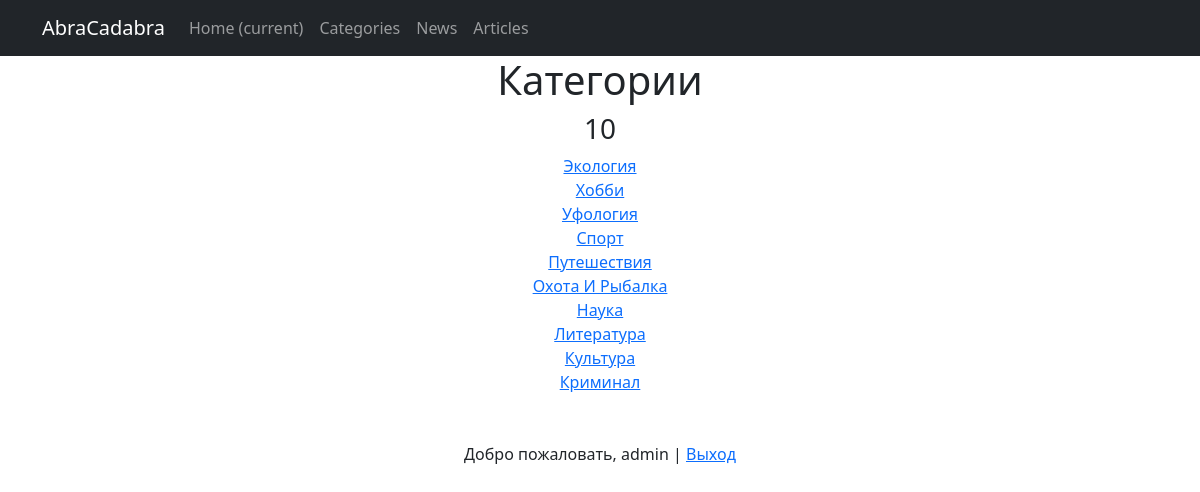
The page /categories/ (signed in) on the database its author committed.
### news/models.py (models this page shows)
class Category(models.Model):
    name = models.CharField(max_length=30, unique=True)
    subscribers = models.ManyToManyField(User, blank=True, null=True, related_name='categories')
    def __str__(self):
        return self.name.title()

### news/views.py (the view)
# urls.py: path('categories/', CategoriesList.as_view(), name='categories_list'),
class CategoriesList(ListView):
    model = Category
    ordering = '-name'
    template_name = 'categories_list.html'
    context_object_name = 'categories_list'

### templates/categories_list.html (shortened to what this page needs)
{% extends 'flatpages/default.html' %}
{% load custom_filters %}
{% load custom_tags %}
{% block content %}
   <h1>Категории</h1>
   <h3>{{ categories_list|length }}</h3>
   {% if categories_list %}
        {% for category in categories_list %}
            <a href="{% url 'category_list' category.id %}">{{ category }}</a> <br>
        {% endfor %}
   {% else %}
       <h2>Категории отсутствуют!</h2>
   {% endif %}
{% if user.is_authenticated %}
     <br><br>
     Добро пожаловать, {{ user.username }} | <a href="http://127.0.0.1:8000/accounts/logout/">Выход</a>
 {% else %}
     <br><br>
     <a href="http://127.0.0.1:8000/accounts/signup/">Зарегистрироваться</a> |
     <a href="http://127.0.0.1:8000/accounts/login/">Войти</a>
{% endif %}
{% endblock content %}

### rows shown on the page
Category: name "Экология"
Category: name "Хобби"
Category: name "Уфология"
Category: name "Спорт"
Category: name "Путешествия"
Category: name "Охота И Рыбалка"
Category: name "Наука"
Category: name "Литература"
Category: name "Культура"
Category: name "Криминал"

### other values the page prints
{{ categories_list|length }} "10"
{{ user.username }} "admin"
